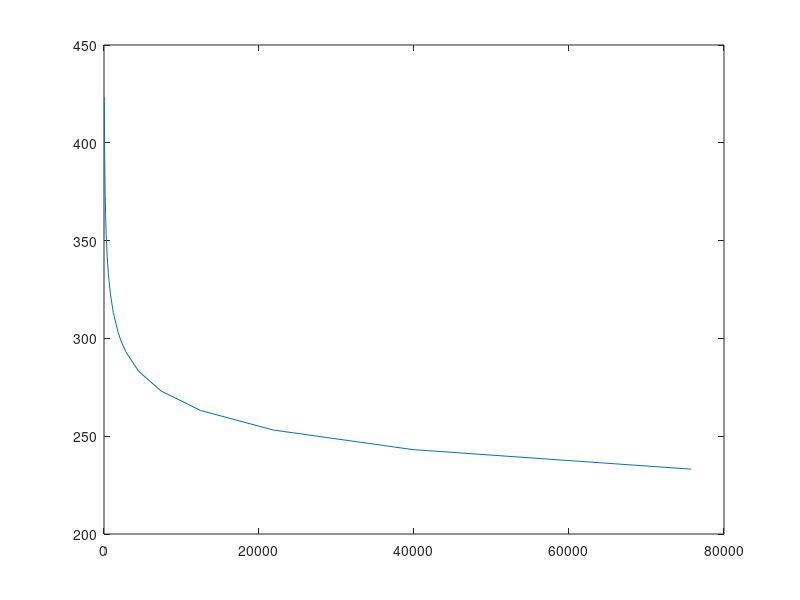

Reproduce this figure in MATLAB.
%% https://aleksandarhaber.com/calibration-of-thermistors-conversion-of-readings-into-temperature/

clear,pack,clc
% data taken from: https://www.digikey.com/en/products/detail/ametherm/ACC101/5967501?s=N4IgTCBcDaIIYFsCmAXAFkgTggBHAxvgIwAMRO6WCAlgM4oD2mIAugL5A
R = [75780, 39860, 21860, 12460, 7352.8, 4481.5, 2812.8, 2252, 1814.4, 1199.6, 811.40, 560.30, 394.55, 282.63, 206.13, 152.75, 114.92, 87.671, 67.77, 52.983, 41.881];
T =273.15+[-40,-30,-20,-10,0,10,20,25,30,40,50,60,70,80,90,100,110,120,130,140,150];
 
%T=T(6:end)
%R=R(6:end)
 
plot(R,T)
 
% getting the calibration constants:a,b,c
% 1/T=a+b*log(R)+c*(log(R))^3
% y=a+b*x+c*x^3
% x=log(R)
% y=1/T
% Steinhart–Hart equation
%https://en.wikipedia.org/wiki/Thermistor
 
x=log(R)
z=1./T
s1=numel(R)
 
for i=1:s1
    A(i,1)=1
    A(i,2)=x(i)
    A(i,3)=x(i)^3
end
 
parameters=inv(A'*A)*A'*z'